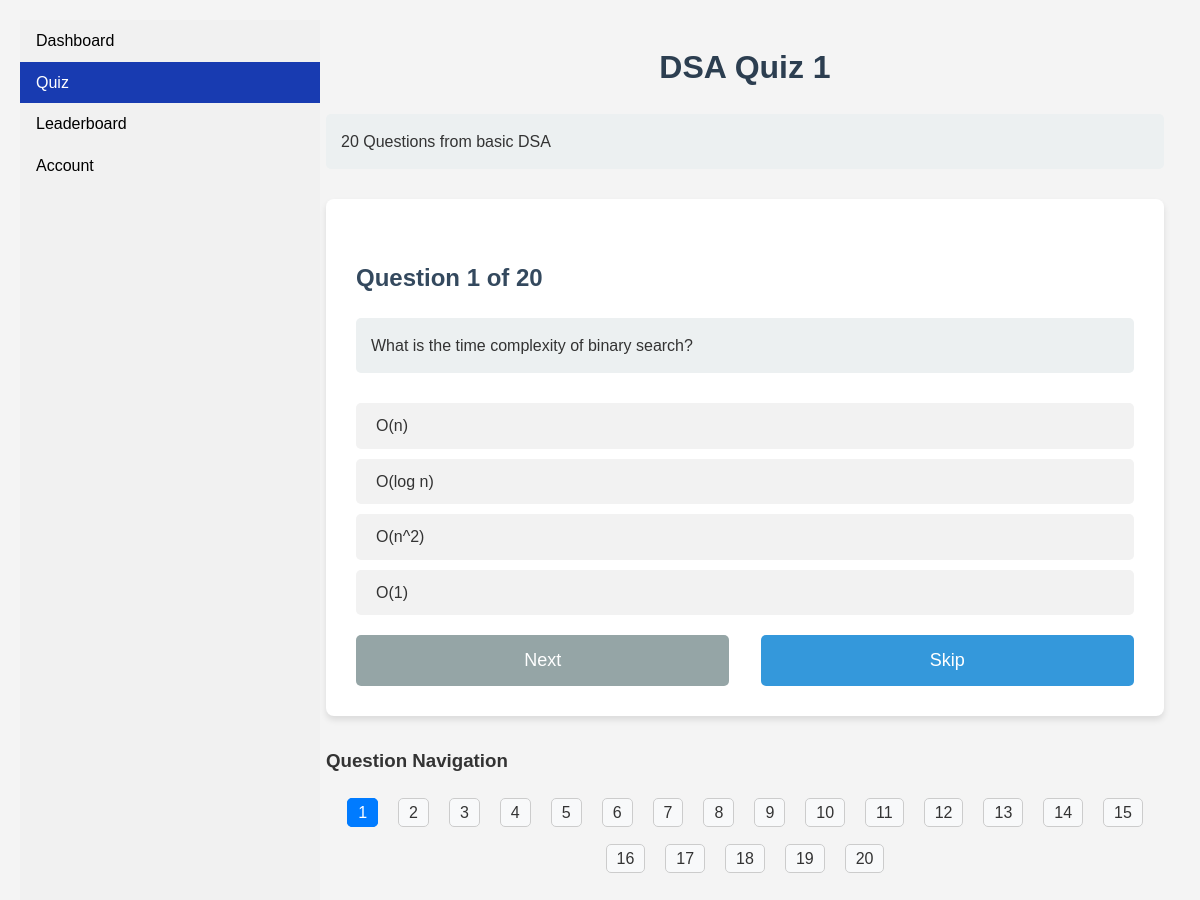
Screenshot of /student/quiz/5/question/1/ with the database file from the repository.
### dashboard/models.py (models this page shows, shortened)
class Quiz(models.Model):
    title = models.CharField(max_length=255)
    description = models.TextField(blank=True)
    organization = models.ForeignKey('users.OrganizationUser', on_delete=models.CASCADE, related_name='quizzes',default=1)
    updated_at = models.DateTimeField(auto_now=True)
    questions = models.ManyToManyField('Question',blank=True)
    class Meta:
        verbose_name = "Quiz"
        verbose_name_plural = "Quizzes"

class Question(models.Model):
    options = (
        ('a','a'),
        ('b','b'),
        ('c','c'),
        ('d','d')
        )
    organization = models.ForeignKey('users.OrganizationUser', on_delete=models.CASCADE, related_name='questions',default=1)
    question_text = models.CharField(max_length=500)
    created_at = models.DateTimeField(auto_now_add=True)
    answera = models.CharField(max_length=50)
    answerb = models.CharField(max_length=50)
    answerc = models.CharField(max_length=50)
    answerd = models.CharField(max_length=50)
    correctanswer = models.CharField(max_length=1,choices=options)
    class Meta:
        verbose_name = "Question"
        verbose_name_plural = "Questions"

### dashboard/views.py (the view, shortened to what this page needs)
# urls.py: path('quiz/<int:quiz_id>/question/<int:question_num>/', views.QuizView.as_view(), name='quiz_view'),
class QuizView(View):
    def get(self, request, quiz_id, question_num=1):
        quiz = get_object_or_404(Quiz, id=quiz_id)
        questions = quiz.questions.all()
        answers = request.session.get('answers')
        if answers == None:
            answers = ['' for i in range(questions.count())]
        request.session['answers'] = answers
        if question_num < 1 or question_num > questions.count():
            return redirect('quiz_view', quiz_id=quiz_id, question_num=1)
        current_question = questions[question_num - 1]
        if question_num > questions.count():
            return redirect('quiz_complete', quiz_id=quiz_id)  # Redirect to completion page
        context = {
            'active':'quiz',
            'quiz': quiz,
            'question': current_question,
            'question_num': question_num,
            'total_questions': questions.count(),
            'lastquestion': False,
            'question_range':list(range(1,questions.count()+1))
        }
        context['lastquestion'] = question_num == questions.count()
        return render(request, 'dashboard/quiz_view.html', context)

### dashboard/templates/dashboard/quiz_view.html (shortened to what this page needs)
{% extends "studentbase.html" %}
{% load static %}
{% block stylesheets %}
    <link rel="stylesheet" href = "{%static "dashboard/quiz_view.css"%}">
{% endblock%}
{% block content %}
    <div>
    <h1>{{ quiz.title }}</h1>
    <p>{{ quiz.description }}</p>
    <div id="question-section">
        <h2>Question {{ question_num }} of {{ total_questions }}</h2>
        <p>{{ question.question_text }}</p>
        <form method="post" id="quizForm">
            <div>
                <label for="option1">{{ question.answera }}</label>
                <label for="option2">{{ question.answerb }}</label>
                <label for="option3">{{ question.answerc }}</label>
                <label for="option4">{{ question.answerd }}</label>
            </div>
            <div class="button-group">
                <button type="submit" id="nextButton" disabled>{% if lastquestion %}Submit{% else %}Next{% endif %}</button>
                <button type="button" id="skipButton" onclick="skipQuestion()">Skip</button>
            </div>
        </form>
    </div>
    <div id="question-navigation">
        <h3>Question Navigation</h3>
        <ul>
            {% for i in question_range %}
                <li>
                    <a href="{% url 'quiz_view' quiz.id i %}" {% if i == question_num %}class="current-question"{% endif %}>
                        {{ i }}
                    </a>
                </li>
            {% endfor %}
        </ul>
    </div>
    </div>
{% endblock %}

### static/studentbase.css (style rules this page uses)
body { font-family: 'Arial', sans-serif; line-height: 1.6; color: #333; margin: 0 auto; padding: 20px; background-color: #f4f4f4; }

### dashboard/static/dashboard/quiz_view.css (style rules this page uses)
div h1 { color: #2c3e50; text-align: center; margin-bottom: 20px; }
div h2 { color: #34495e; margin-top: 30px; }
div p { background-color: #ecf0f1; padding: 15px; border-radius: 5px; margin-bottom: 30px; }
div #question-section { background-color: #fff; padding: 30px; border-radius: 8px; box-shadow: 0 4px 6px rgba(0, 0, 0, 0.1); }
div form { margin-top: 20px; }
div label { display: block; background-color: #f2f2f2; padding: 10px 20px; margin-bottom: 10px; border-radius: 5px; cursor: pointer; transition: background-color 0.3s ease; }
.button-group { display: flex; justify-content: space-between; margin-top: 20px; }
.button-group button { padding: 15px; color: white; border: none; border-radius: 5px; font-size: 18px; cursor: pointer; transition: background-color 0.3s ease; width: 48%; }
.button-group button[type="submit"] { background-color: #2ecc71; }
.button-group button[type="submit"]:disabled { background-color: #95a5a6; cursor: not-allowed; }
.button-group button[type="button"] { background-color: #3498db; }
#question-navigation { margin-top: 30px; }
#question-navigation ul { list-style-type: none; padding: 0; display: flex; flex-wrap: wrap; gap: 10px; justify-content: center; }
#question-navigation li { margin: 5px; }
#question-navigation a { text-decoration: none; padding: 5px 10px; border: 1px solid #ccc; border-radius: 5px; background-color: #f8f9fa; color: #333; transition: all 0.3s ease; }
#question-navigation a.current-question { background-color: #007bff; color: white; border-color: #007bff; }

### rows the page displays
Quiz: title "DSA Quiz 1", description "20 Questions from basic DSA"
Question: question_text "What is the time complexity of binary search?", answera "O(n)", answerb "O(log n)", answerc "O(n^2)", answerd "O(1)"

### other values shown
{{ question_num }} "1"
{{ total_questions }} "20"
{{ i }} "1" "2" "3" "4" "5" "6" "7" "8" "9" "10" "11" "12" "13" "14" "15" "16" "17" "18" "19" "20"
